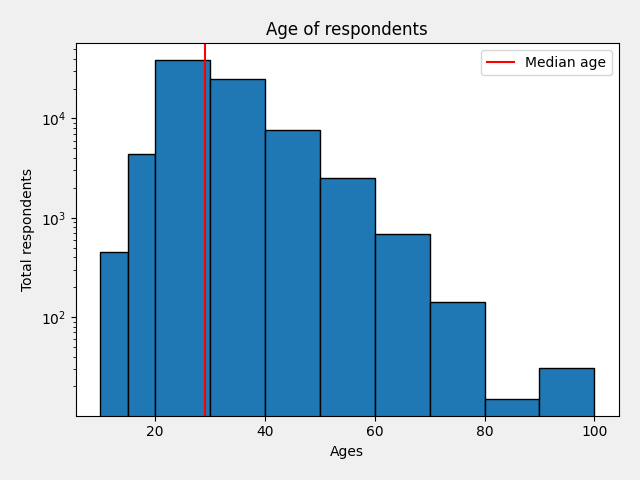

Write Python code to recreate this figure.
# https://www.youtube.com/watch?v=XDv6T4a0RNc
from matplotlib import pyplot as plt
import pandas as pd

data = pd.read_csv("C:/OtherProjects/Learning-MatPlotLib/06 - Histograms/Data.csv")
id = data["Responder_id"]
age = data["Age"]

bins = [10, 15, 20, 30, 40, 50, 60, 70, 80, 90, 100]
median_age = 29

plt.hist(age, bins=bins, edgecolor="black", log=True)
plt.axvline(median_age, color="red", label="Median age")

plt.title("Age of respondents")
plt.xlabel("Ages")
plt.ylabel("Total respondents")
plt.legend()
plt.style.use('fivethirtyeight')
plt.tight_layout()
plt.savefig("C:/OtherProjects/Learning-MatPlotLib/06 - Histograms/Histograms.png")
plt.show()